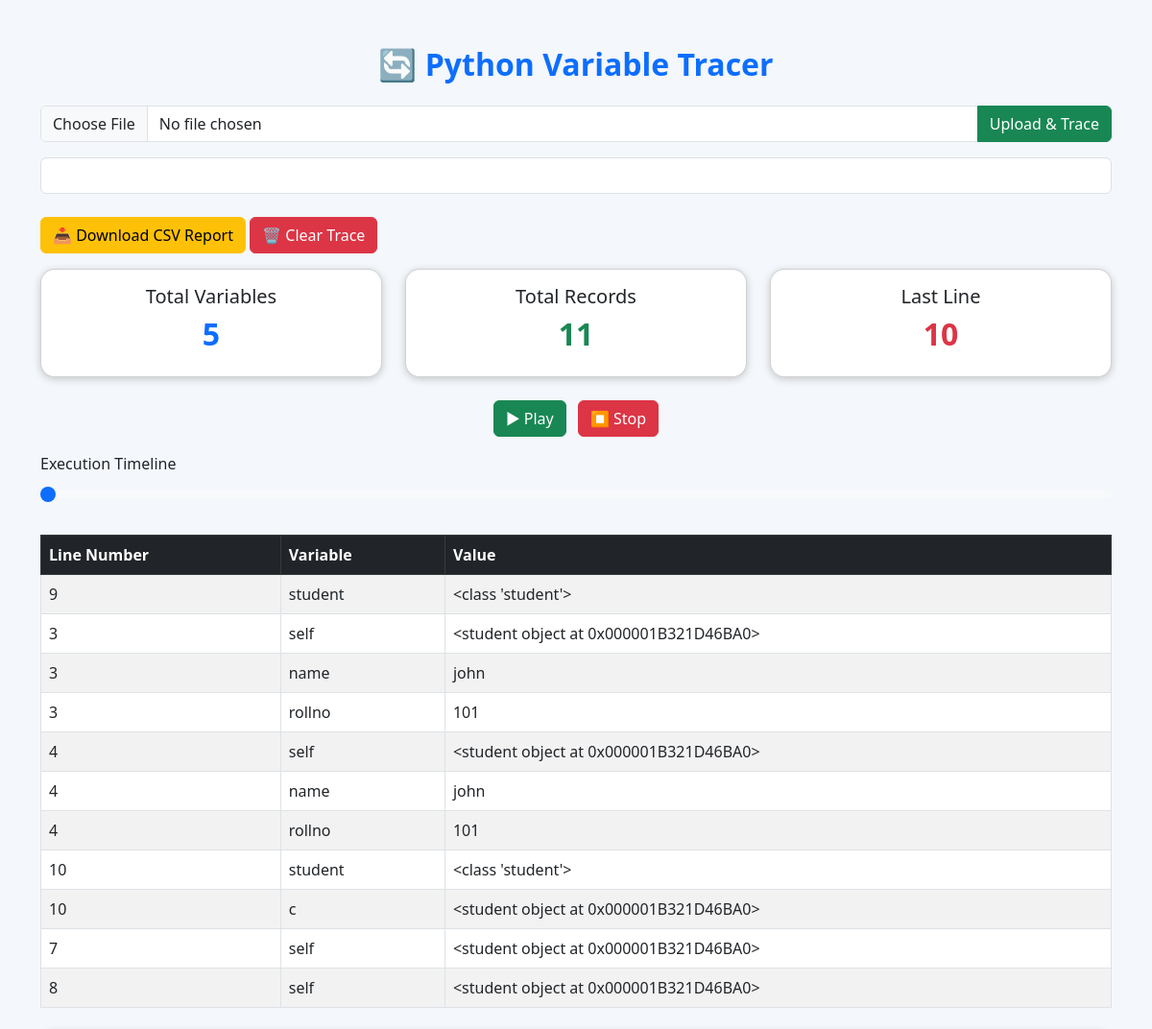
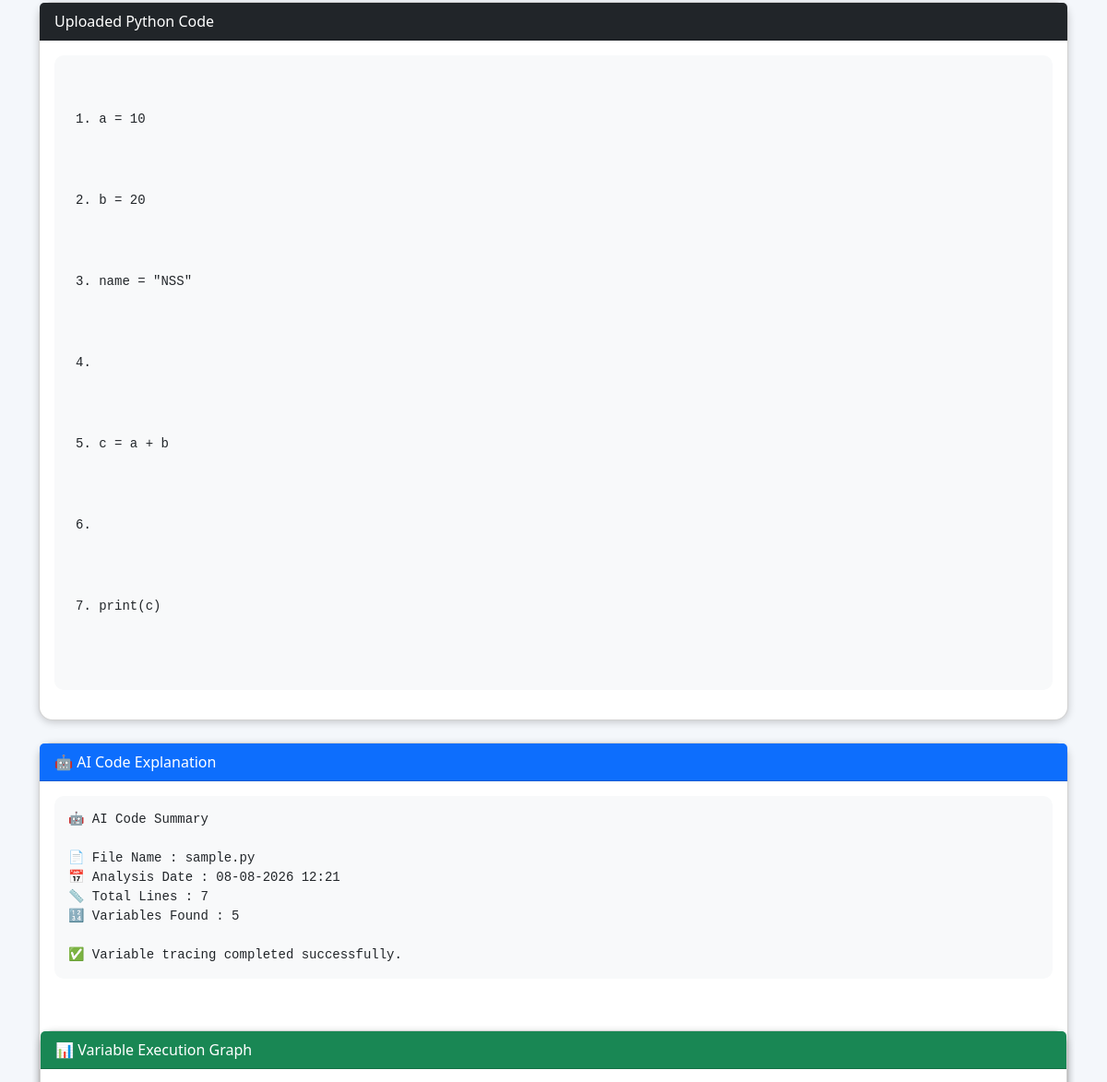
Before: / (upper part) with the older database file (2 pictures, top to bottom).
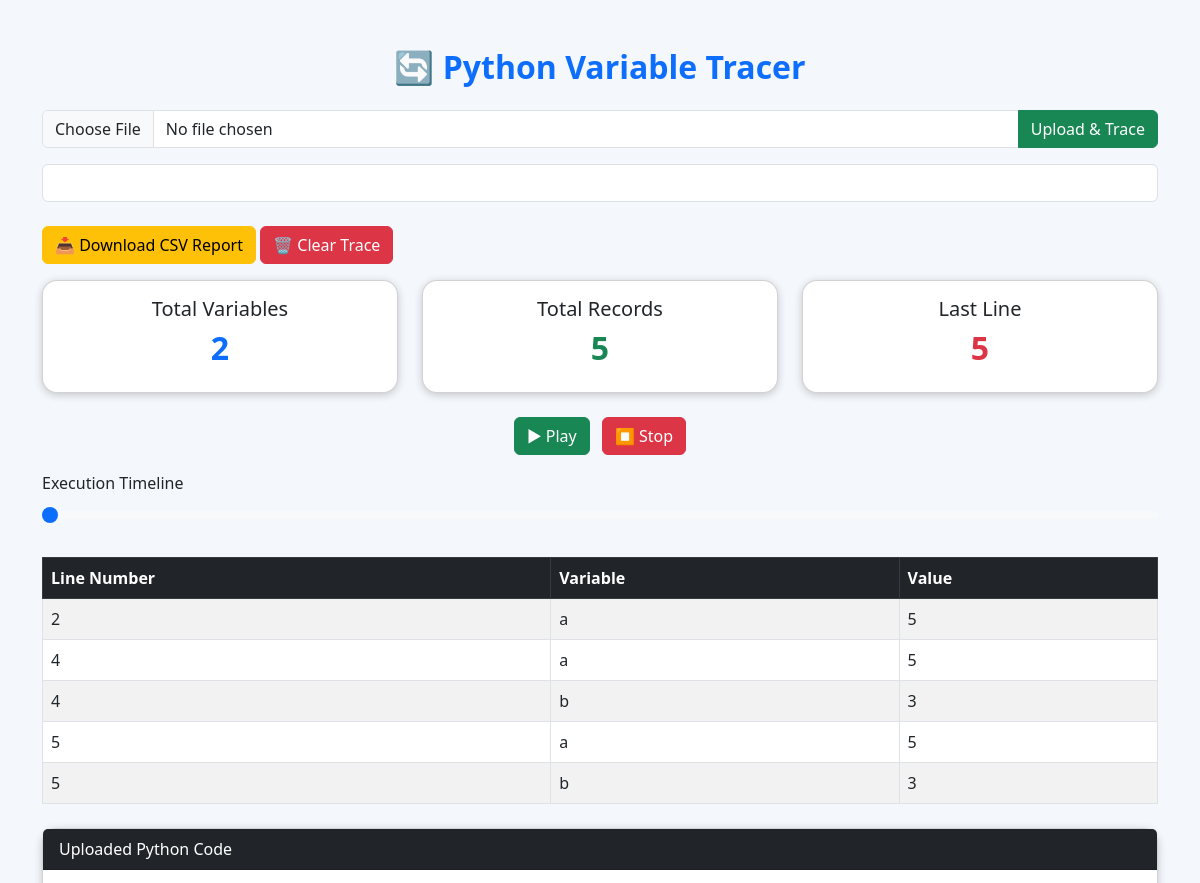
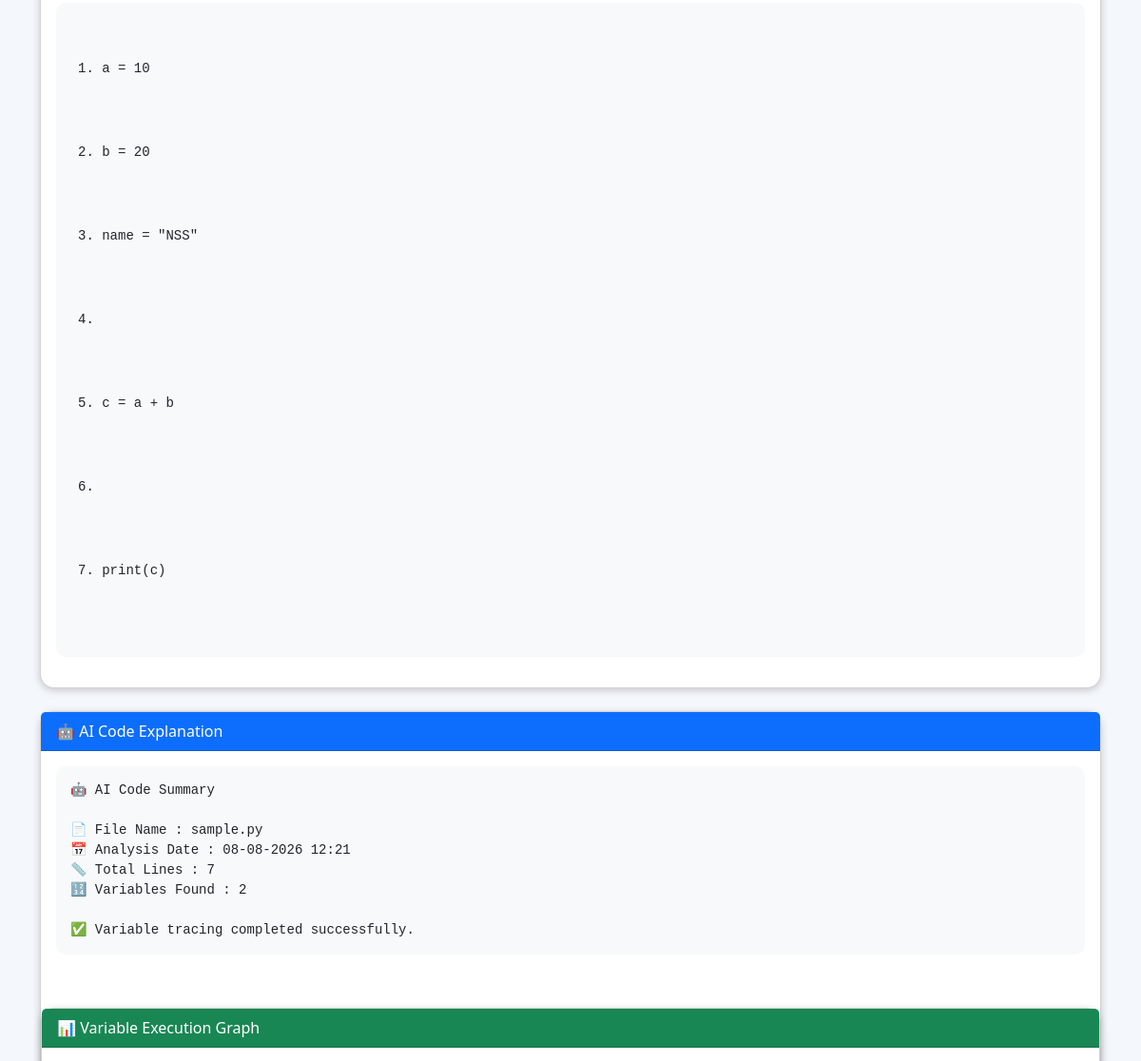
After: the same page with the newer database file (2 pictures, top to bottom).
### tables this page shows
CREATE TABLE variables(
    id INTEGER PRIMARY KEY AUTOINCREMENT,
    line_number INTEGER,
    variable_name TEXT,
    value TEXT
);

### app.py (the view)
@app.route("/")
def index():
    search = request.args.get("search", "")
    code = ""
    filename = ""
    explanation = "Upload a Python file to view AI explanation."
    py_files = [f for f in os.listdir(UPLOAD_FOLDER) if f.endswith(".py")]
    if py_files:
        latest_file = max(
            [os.path.join(UPLOAD_FOLDER, f) for f in py_files],
            key=os.path.getmtime
        )
        filename = os.path.basename(latest_file)
        with open(latest_file, "r", encoding="utf-8") as f:
            code = f.read()
    conn = sqlite3.connect("trace.db")
    cursor = conn.cursor()
    if search:
        cursor.execute("""
            SELECT line_number, variable_name, value
            FROM variables
            WHERE variable_name LIKE ?
        """, ('%' + search + '%',))
    else:
        cursor.execute("""
            SELECT line_number, variable_name, value
            FROM variables
        """)
    data = cursor.fetchall()
    conn.close()
    total_records = len(data)
    total_variables = len(set(row[1] for row in data)) if data else 0
    last_line = max((row[0] for row in data), default=0)
    graph_labels = []
    graph_values = []
    for row in data:
        graph_labels.append(row[1])
    try:
        graph_values.append(float(row[2]))
    except:
        graph_values.append(0)
    if code:
        lines = code.split("\n")
        explanation = f"""
🤖 AI Code Summary

📄 File Name : {filename}
📅 Analysis Date : {datetime.now().strftime("%d-%m-%Y %H:%M")}
📏 Total Lines : {len(lines)}
🔢 Variables Found : {total_variables}

✅ Variable tracing completed successfully.
"""
    return render_template(
        "index.html",
        data=data,
        search=search,
        total_records=total_records,
        total_variables=total_variables,
        last_line=last_line,
        code=code,
        explanation=explanation,
        graph_labels=graph_labels,
        graph_values=graph_values
    )

### templates/index.html (shortened to what this page needs)
<!DOCTYPE html>
<html>
<head>
    <link href="https://cdn.jsdelivr.net/npm/bootstrap@5.3.0/dist/css/bootstrap.min.css" rel="stylesheet">
</head>
<body>
<div class="container mt-5">
<h2 class="text-center text-primary mb-4">
🔄 Python Variable Tracer
</h2>
<form action="/upload" method="POST" enctype="multipart/form-data">
<div class="input-group mb-3">
<input
type="file"
name="file"
class="form-control"
required>
<button
type="submit"
class="btn btn-success">
Upload & Trace
</button>
</div>
</form>
<form method="GET">
<input
type="text"
name="search"
class="form-control mb-4"
placeh~older="Search Variable..."
value="{{ search }}">
</form>
<div class="mb-3">
    <a href="/download" class="btn btn-warning">
        📥 Download CSV Report
    </a>
    <a href="/clear" class="btn btn-danger">
    🗑 Clear Trace
</a>
</div>
<div class="row mb-4">
<div class="col-md-4">
<div class="card p-3 text-center">
<h5>Total Variables</h5>
<h2 class="text-primary">
{{ total_variables }}
</h2>
</div>
</div>
<div class="col-md-4">
<div class="card p-3 text-center">
<h5>Total Records</h5>
<h2 class="text-success">
{{ total_records }}
</h2>
</div>
</div>
<div class="col-md-4">
<div class="card p-3 text-center">
<h5>Last Line</h5>
<h2 class="text-danger">
{{ last_line }}
</h2>
</div>
</div>
</div>
<div class="text-center mb-3">
<button type="button" class="btn btn-success me-2" onclick="playTrace()">
    ▶ Play
</button>
<button type="button" class="btn btn-danger" onclick="stopTrace()">
    ⏹ Stop
</button>
</div>
<div class="mb-4">
<label class="form-label">
Execution Timeline
</label>
<input
type="range"
class="form-range"
id="timeline"
min="0"
max="{{ total_records-1 if total_records>0 else 0 }}"
value="0"
oninput="moveTimeline(this.value)">
</div>
<table class="table table-bordered table-hover table-striped">
<thead class="table-dark">
<tr>
<th>Line Number</th>
<th>Variable</th>
<th>Value</th>
</tr>
</thead>
<tbody>
{% for row in data %}
<tr onclick="highlightRow(this)">
<td>{{ row[0] }}</td>
<td>{{ row[1] }}</td>
<td>{{ row[2] }}</td>
</tr>
{% endfor %}
</tbody>
</table>
<div class="card mt-4">
    <div class="card-header bg-dark text-white">
        Uploaded Python Code
    </div>
    <div class="card-body">
        {% if code %}
        <pre id="codeBlock">
{% for line in code.split('\n') %}
<div id="line{{ loop.index }}">
{{ loop.index }}. {{ line }}
</div>
{% endfor %}
        </pre>
        {% else %}
        <p class="text-danger">
            No Python file uploaded yet.
        </p>
        {% endif %}
    </div>
</div>
<div class="card mt-4">
    <div class="card-header bg-primary text-white">
        🤖 AI Code Explanation
    </div>
    <div class="card-body">
        <pre>{{ explanation }}</pre>
    </div>
<div class="card mt-4">
    <div class="card-header bg-success text-white">
        📊 Variable Execution Graph
    </div>
    <div class="card-body">
    </div>
</div>
</div>
</div>
</body>
</html>

### templates/index.html (style rules this page uses)
body { background:#f4f7fb; }
h2 { font-weight:bold; }
.card { border-radius:15px; box-shadow:0px 2px 8px rgba(0,0,0,0.2); }
pre { background:#f8f9fa; padding:15px; border-radius:10px; white-space:pre-wrap; font-family:Consolas, monospace; }
#codeBlock div { padding:2px 8px; }

Changed rows visible on the page:
removed variables: line_number "9", variable_name "student", value "<class 'student'>"
removed variables: line_number "3", variable_name "self", value "<student object at 0x000001B321D46BA0>"
removed variables: line_number "3", variable_name "name", value "john"
removed variables: line_number "3", variable_name "rollno", value "101"
removed variables: line_number "4", variable_name "self", value "<student object at 0x000001B321D46BA0>"
removed variables: line_number "4", variable_name "name", value "john"
removed variables: line_number "4", variable_name "rollno", value "101"
removed variables: line_number "10", variable_name "student", value "<class 'student'>"
removed variables: line_number "10", variable_name "c", value "<student object at 0x000001B321D46BA0>"
removed variables: line_number "7", variable_name "self", value "<student object at 0x000001B321D46BA0>"
removed variables: line_number "8", variable_name "self", value "<student object at 0x000001B321D46BA0>"
added variables: line_number "2", variable_name "a", value "5"
added variables: line_number "4", variable_name "a", value "5"
added variables: line_number "4", variable_name "b", value "3"
added variables: line_number "5", variable_name "a", value "5"
added variables: line_number "5", variable_name "b", value "3"
Other visible differences:
{{ total_variables }}: "5" → "2"
{{ total_records }}: "11" → "5"
{{ last_line }}: "10" → "5"
{{ explanation }}: "🤖 AI Code Summary 📄 File Name : sample.py 📅 Analysis Date : 08-08-2026 12:21 📏 Total Lines : 7 🔢 Variables Found : 5 ✅ Variable tracing completed successfully." → "🤖 AI Code Summary 📄 File Name : sample.py 📅 Analysis Date : 08-08-2026 12:21 📏 Total Lines : 7 🔢 Variables Found : 2 ✅ Variable tracing completed successfully."
